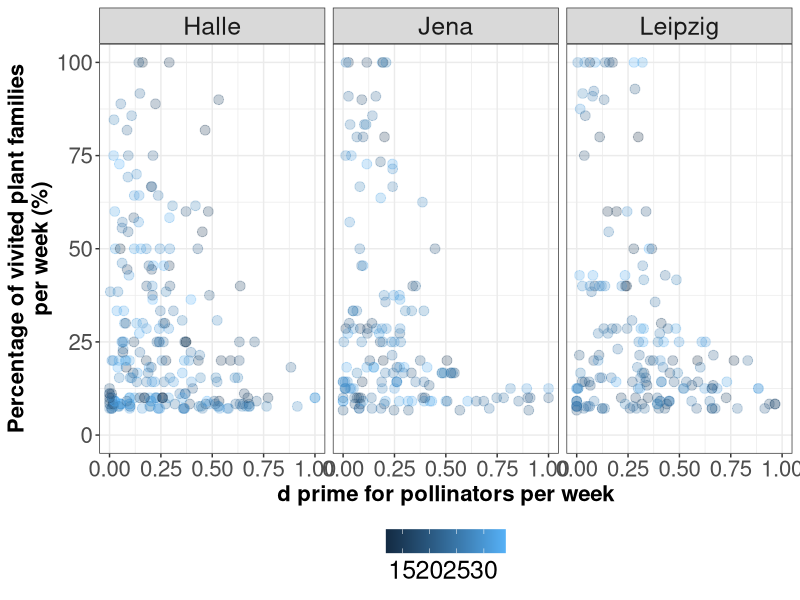

Write R code to recreate this figure.

library(dplyr)
library(tidyr)
library(readr)
library(ggplot2)

poll_species_specialization_Garden_Week <- 
  readr::read_csv("Data/Working_files/FAMILY_d_prime_by_week_corrected_by_ab.csv") %>%
  filter(Type != "Plant") %>%
  rename(Pollinator = sp_name)

plant_species_visited_by_poll_week <- 
  readr::read_csv("Data/Working_files/data_visited_plant_FAMILY_by_poll_FAMILY_week.csv") 


poll_specialization_data <- poll_species_specialization_Garden_Week %>%
  left_join(plant_species_visited_by_poll_week, by = c("Botanical_garden",
                                                       "Pollinator",
                                                       "Week"))

ggplot(poll_specialization_data, aes(x=dprime,y=100*percentage_vivited_plant_sp, color = Week))+
  geom_point(size=3, alpha=0.25)+
  xlim(0,1)+ylim(0,100)+
  facet_wrap(~Botanical_garden)+
  labs(x="d prime for pollinators per week", y= "Percentage of vivited plant families\nper week (%)", color = NULL)+
  theme_bw()+
  theme(legend.position = "bottom")+
  theme(legend.text = element_text(size = 18),
        axis.text=element_text(size=16),
        axis.title=element_text(size=16,face="bold"),
        plot.title=element_text(size=16,face="bold"),
        strip.text = element_text(size = 18))
